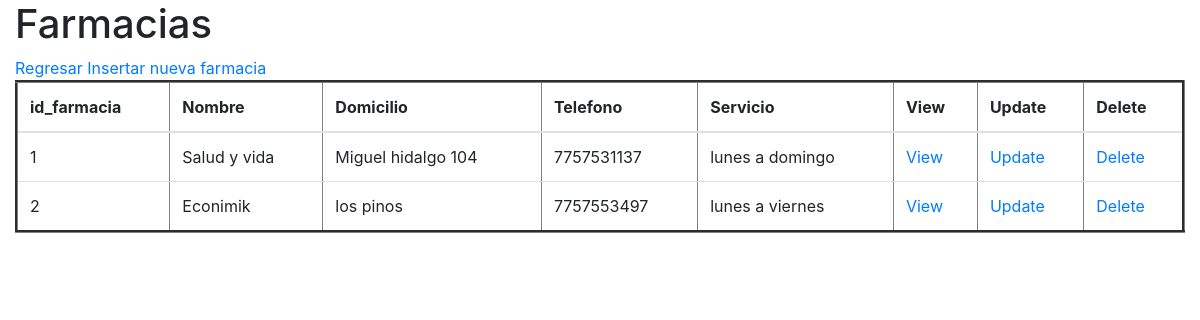
The page /farmacias/index.php on the database as committed earlier.
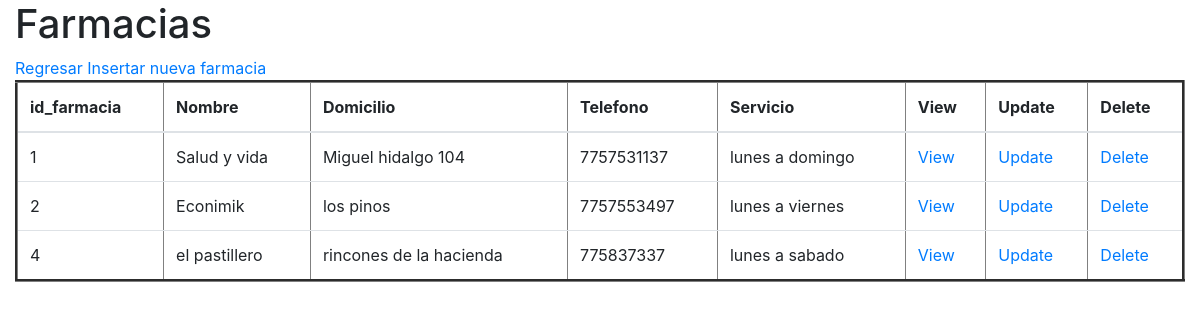
The same page on the database as committed later.
### tables this page shows
CREATE TABLE farmacias(
    id_farmacia integer PRIMARY KEY AUTOINCREMENT,
    nombre varchar(100) NOT NULL,
    domicilio varchar(100) NOT NULL,
    telefono varchar(100) NOT NULL,
    servicio varchar(100) NOT NULL
);

### farmacias/db/db_list.php (the view)
<?php
    $db = new SQLite3("../sql/farmacias.db");
    $resultado = $db->query("SELECT * from farmacias;");
    $table = "
        <table class='table' border=3>
            <thead>
            <tr>
                <th>id_farmacia</th>
                <th>Nombre</th>
                <th>Domicilio</th>
                <th>Telefono</th>
                <th>Servicio</th>
                <th>View</th>
                <th>Update</th>
                <th>Delete</th>
            </tr>
            </thead>
            ";
    print($table);
    while ($row = $resultado->fetchArray()) {
        $id_farmacia = $row['id_farmacia'];
        $nombre = $row['nombre'];
        $domicilio = $row['domicilio'];
        $telefono = $row['telefono'];
        $servicio = $row['servicio'];
        $table = "
            <tr>
                <td>$id_farmacia</td>
                <td>$nombre</td>
                <td>$domicilio</td>
                <td>$telefono</td>
                <td>$servicio</td>
                <td><a href='view.php?id_farmacia=$id_farmacia'>View</a></td>
                <td><a href='update.php?id_farmacia=$id_farmacia'>Update</a></td>
                <td><a href='delete.php?id_farmacia=$id_farmacia'>Delete</a></td>
            </tr>
        ";
        print($table);
    }
    print("</table>");
?>

### farmacias/index.php (shortened to what this page needs)
<!doctype html>
<html lang="en">
<head>
    <link rel="stylesheet" href="https://cdn.jsdelivr.net/npm/bootstrap@4.5.3/dist/css/bootstrap.min.css">
</head>
<body>
    <div class="container-fluid">
        <h1>Farmacias</h1>
        <a href="../index.php">Regresar</a>
        <a href="insert.php">Insertar nueva farmacia</a>
        <?php include "db/db_list.php"; ?>
    </div>
</body>
</html>

Rows that differ between the two databases and show on the page:
added farmacias: id_farmacia "4", nombre "el pastillero", domicilio "rincones de la hacienda", telefono "775837337", servicio "lunes a sabado"
